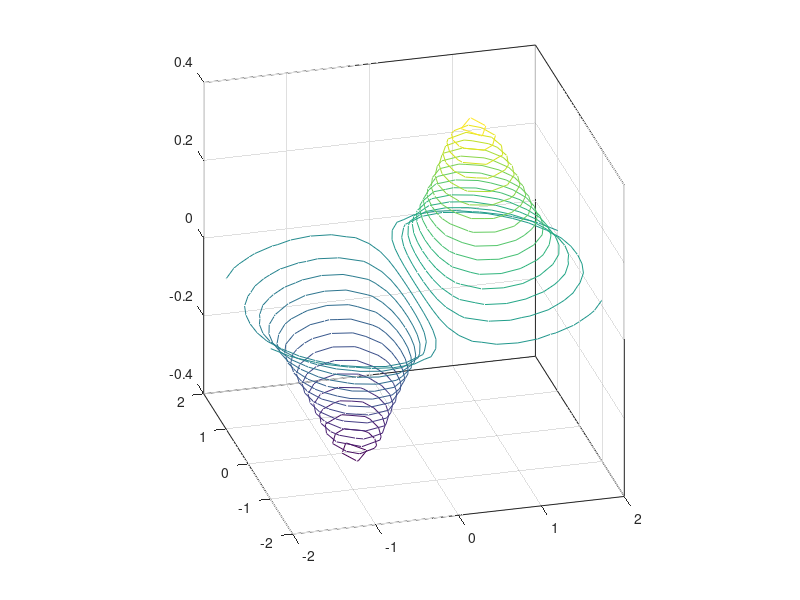

Recreate this plot in MATLAB.
% Regression test function (black blox) for FreeMat v4.0.0
% This function is autogenerated by helpgen.
function bbtest_success = bbtest_contour3
  bbtest_success = 1;
NumErrors = 0;
try
  [x,y] = meshgrid([-2:.25:2]);

catch
  NumErrors = NumErrors + 1;
end
try
  z=x.*exp(-x.^2-y.^2);

catch
  NumErrors = NumErrors + 1;
end
try
  contour3(x,y,z,30);

catch
  NumErrors = NumErrors + 1;
end
try
  axis square;

catch
  NumErrors = NumErrors + 1;
end
try
  view(-15,25)

catch
  NumErrors = NumErrors + 1;
end
try
  mprint contour3_1

catch
  NumErrors = NumErrors + 1;
end
if (NumErrors ~= 0) bbtest_success = 0; return; end
